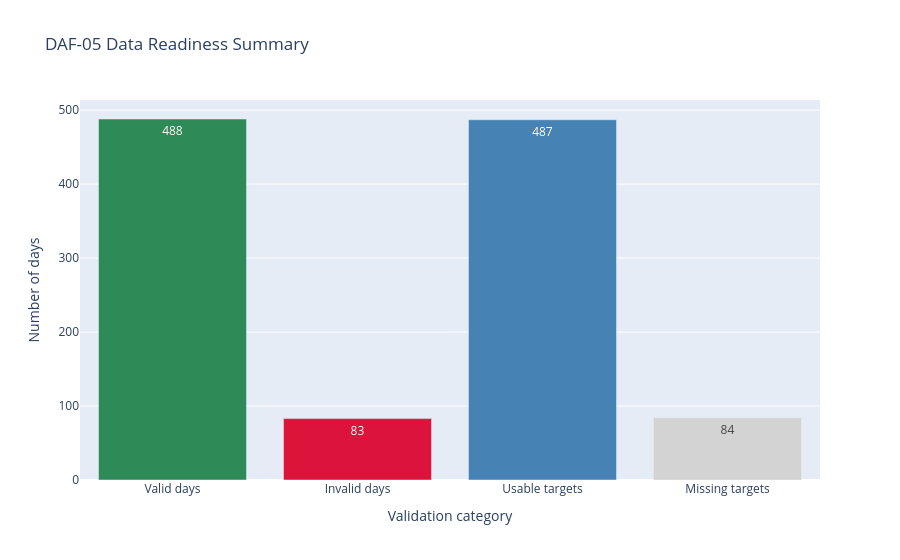

Here is the notebook cell this chart was saved with:
### Markdown cell above
## 8. Final validation of the DAF-05 table

The daily table is built and saved. Before we move to DAF-06, we do a final
check that the table obeys the ticket rules:

- one row per date and no duplicate dates
- all required columns are present
- invalid days have fewer than 18 hours
- a usable target exists only when the next day is valid
- the raw archive was not changed by this notebook

The summary chart compares the number of valid and invalid days, then the
number of rows with and without a usable target. This gives us a quick visual
check of how much data is ready for baseline scoring.

### Code cell
required_columns = {
    "pm25_mean",
    "hours",
    "pm25_until_17",
    "valid",
    "target",
}

assert daily.index.is_unique, "Daily table contains duplicate dates"
assert required_columns.issubset(daily.columns), "A required column is missing"
assert (daily.loc[~daily["valid"], "hours"] < 18).all(), "Invalid day has 18 or more hours"

next_day_is_valid = daily["valid"].shift(-1).fillna(False)
usable_target_rows = daily["target"].notna()
assert usable_target_rows.equals(daily["target"].notna() & next_day_is_valid), (
    "A target exists for a row whose next day is invalid"
)

raw_files_after = sorted(raw_dir.rglob("*.csv.gz"))
assert len(raw_files_after) == len(files), "Raw file count changed"

print("Duplicate dates:", daily.index.duplicated().sum())
print("Required columns present:", required_columns.issubset(daily.columns))
print("Invalid days below 18 hours:", (daily.loc[~daily["valid"], "hours"] < 18).all())
print("Raw file count unchanged:", len(raw_files_after) == len(files))
print("All DAF-05 validation checks passed")

validation_labels = ["Valid days", "Invalid days", "Usable targets", "Missing targets"]
validation_values = [
    int(daily["valid"].sum()),
    int((~daily["valid"]).sum()),
    int(daily["target"].notna().sum()),
    int(daily["target"].isna().sum()),
]

validation_figure = go.Figure(
    go.Bar(
        x=validation_labels,
        y=validation_values,
        text=validation_values,
        textposition="auto",
        marker_color=["seagreen", "crimson", "steelblue", "lightgray"],
        hovertemplate="%{x}: %{y} days<extra></extra>",
    )
)
validation_figure.update_layout(
    title="DAF-05 Data Readiness Summary",
    xaxis_title="Validation category",
    yaxis_title="Number of days",
    showlegend=False,
)
validation_figure.show()

### Figure 1 — Plotly figure (JSON) as saved in the notebook; plotly's stock layout.template omitted (floating-point values rounded to 4 significant figures)
{"data": [{"hovertemplate": "%{x}: %{y} days<extra></extra>", "marker": {"color": ["seagreen", "crimson", "steelblue", "lightgray"]}, "text": ["488", "83", "487", "84"], "textposition": "auto", "type": "bar", "x": ["Valid days", "Invalid days", "Usable targets", "Missing targets"], "y": [488, 83, 487, 84]}], "layout": {"showlegend": false, "title": {"text": "DAF-05 Data Readiness Summary"}, "xaxis": {"title": {"text": "Validation category"}}, "yaxis": {"title": {"text": "Number of days"}}}}
